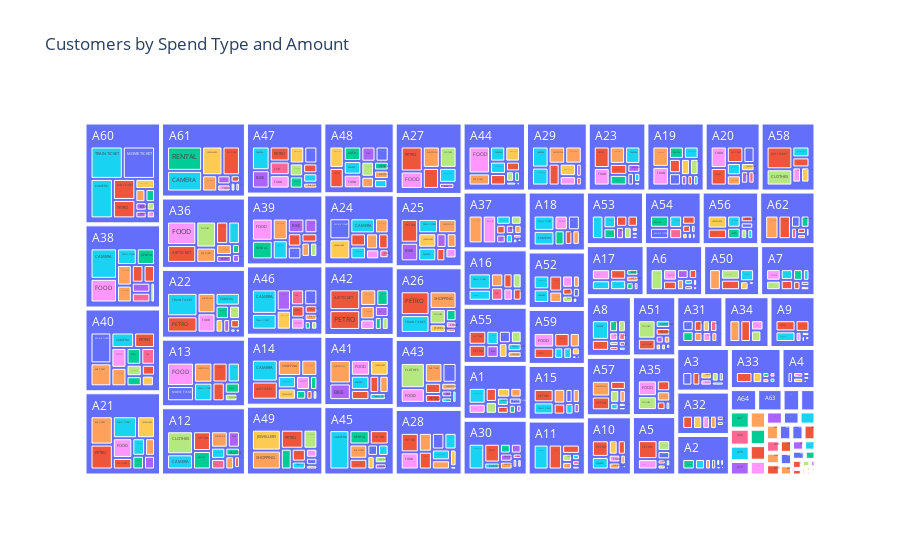

Notebook source saved alongside this figure:
### Code cell
#Checking Customers by Spend Type and Amount

pivot = spend_df.pivot_table(index=["Customer", "Spend_Type"], columns=[], values="Spend_Amount", aggfunc="sum").reset_index()
fig = px.treemap(pivot, path=["Customer", "Spend_Type"], values="Spend_Amount", color="Spend_Type", title="Customers by Spend Type and Amount").show()

### Figure 1 — Plotly figure (JSON) as saved in the notebook; plotly's stock layout.template omitted (floating-point values rounded to 4 significant figures; data arrays with more than 128 entries replaced by an {"elided": "..."} marker saying what was removed)
{"data": [{"branchvalues": "total", "customdata": {"elided": "748x1 str values"}, "domain": {"x": [0, 1], "y": [0, 1]}, "hovertemplate": "labels=%{label}<br>Spend_Amount=%{value}<br>parent=%{parent}<br>id=%{id}<br>Spend_Type=%{customdata[0]}<extra></extra>", "ids": {"elided": "748 str values"}, "labels": {"elided": "748 str values"}, "marker": {"colors": {"elided": "748 str values"}}, "name": "", "parents": {"elided": "748 str values"}, "type": "treemap", "values": {"elided": "748 float values"}}], "layout": {"legend": {"tracegroupgap": 0}, "title": {"text": "Customers by Spend Type and Amount"}}}
